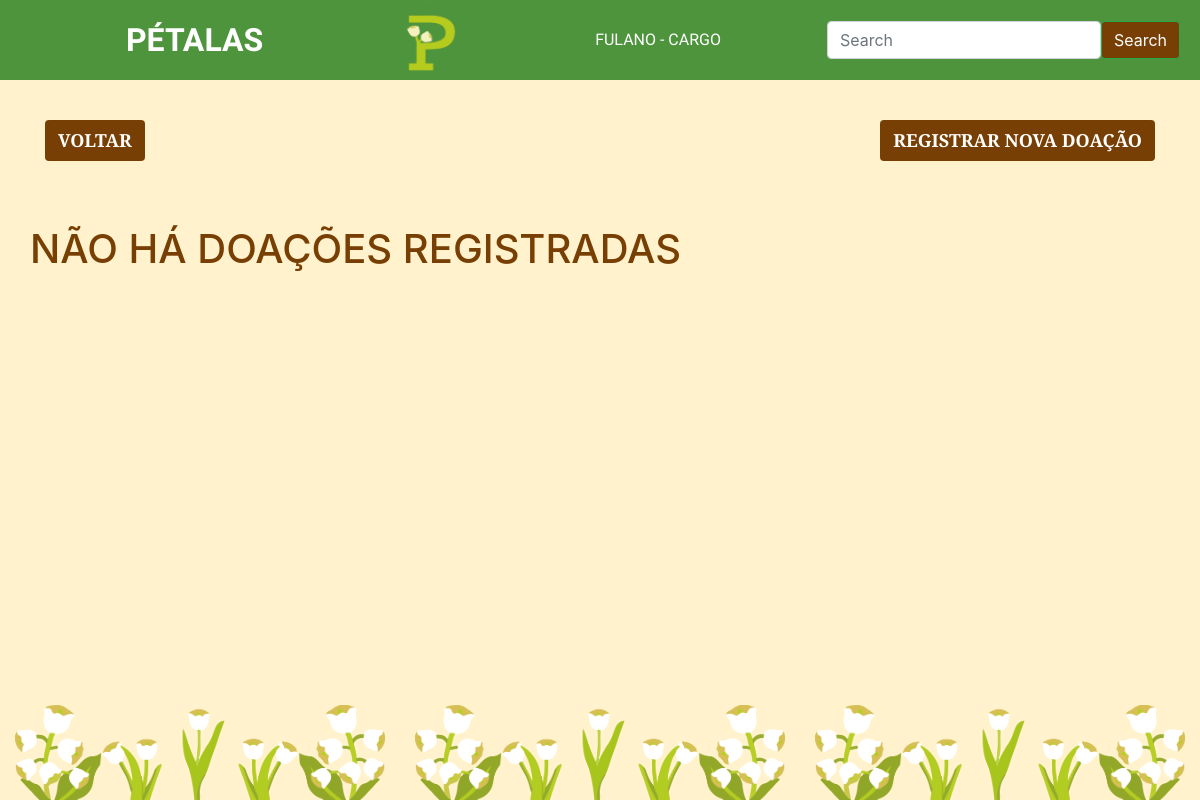
Page /doacoes/ on the earlier database version.
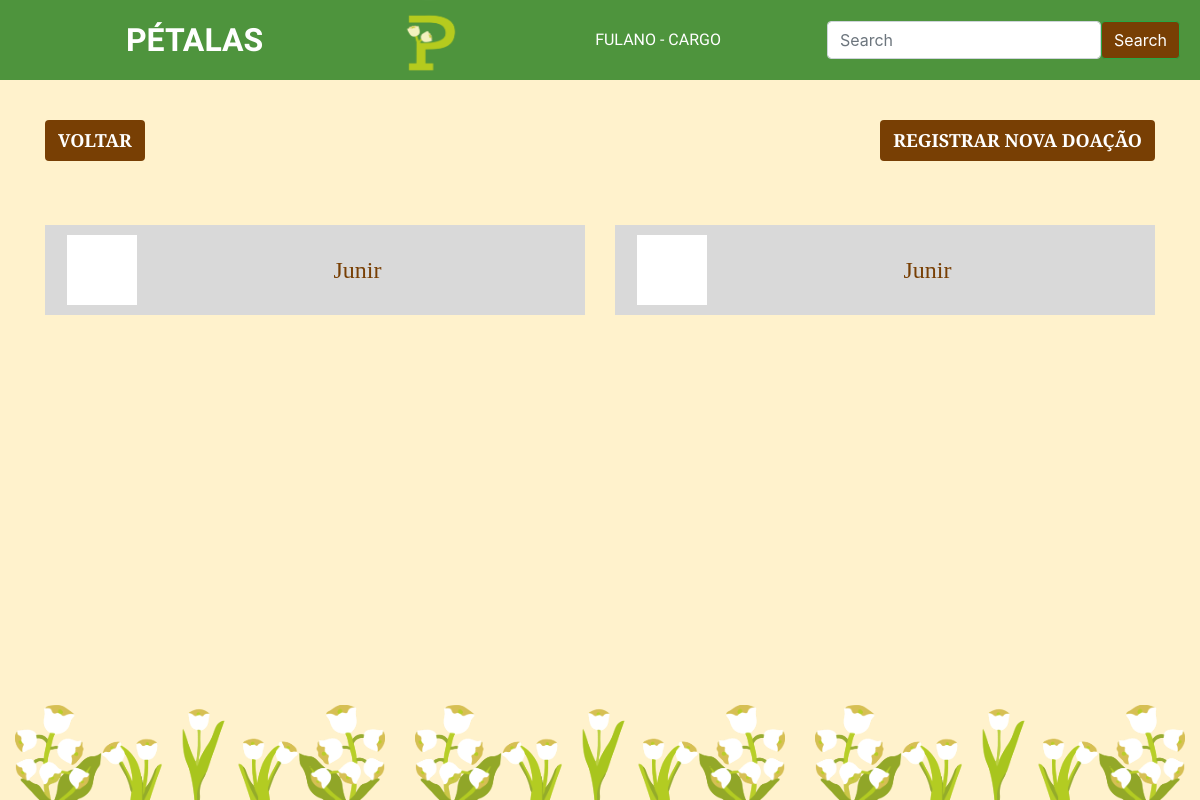
Same page on the later database version.
### petalas_app/models.py (models this page shows)
class Doacao(models.Model):
    id_doacao = models.AutoField(primary_key=True)
    nome_padrinho = models.TextField(max_length=255)
    cpf = models.IntegerField()
    valor = models.IntegerField()
    nome_crianca = models.TextField(max_length=255)
    descricao = models.TextField(max_length=255)

### petalas_app/views.py (the view, shortened to what this page needs)
# urls.py: path('doacoes/', views.listagem_doacao, name='listagem_doacoes'),
def listagem_doacao(request):
    try:
        context = {
            'doacoes': Doacao.objects.all()
        }
        return render(request, 'doacoes.html', context)
    except ObjectDoesNotExist:
        context['error'] = "Erro ao recuperar doações do banco de dados."
        return render(request, 'doacoes.html', context)

### templates/doacoes.html (shortened to what this page needs)
{% include "navbar.html" %}
<body>
  <div class="container"> <br>
    <div class="d-flex justify-content-between py-3">
      <a href="/" class="btn custom-btn titulo-site">VOLTAR</a>
      <a href="/cadastro_doacao/" class="btn custom-btn titulo-site">REGISTRAR NOVA DOAÇÃO</a>
    </div>
    <br> <br>
    <div class="row">
      {% if doacoes %}
        {% for doacao in doacoes %}
          <div class="col-md-6 justify-content-between">
            <div class="child-card">
              <a href="{% url 'info_doacao' doacao.id_doacao %}" class="child-image"> </a>
              <div class="custom-name texto-site">
                {{doacao.nome_padrinho|title}}
              </div>
            </div>
            <br>
          </div>
        {% endfor %}
    </div>
      {% else %}
      <h1> NÃO HÁ DOAÇÕES REGISTRADAS </h1>
      {% endif %}
  </div>
</body>

Differences in the rows shown:
added Doacao: nome_padrinho "Junir"
added Doacao: nome_padrinho "Junir"
Other differences:
text no longer shown: "NÃO HÁ DOAÇÕES REGISTRADAS"
